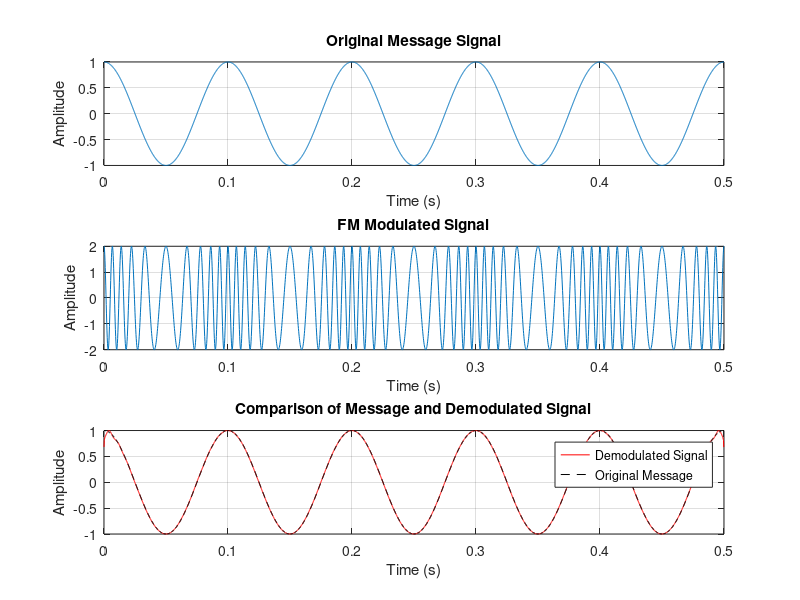

MATLAB code for this plot:
%3. Demodulation of FM signal

Am = 1;  
Ac = 2;
fm = 10;           
fc = 100;          
fs = 5000;         
kf = 50;          
t = 0:1/fs:0.5;  

m = Am * cos(2*pi*fm*t);
delta_f = kf * Am;
beta = delta_f / fm;

fm_signal = Ac * cos(2*pi*fc*t + beta * sin(2*pi*fm*t));
hilbert_signal = hilbert(fm_signal);

inst_phase = unwrap(angle(hilbert_signal));
inst_freq = diff(inst_phase) * fs / (2*pi);
inst_freq = [inst_freq inst_freq(end)]; 

demod_signal = (inst_freq - fc) / kf;
demod_signal = demod_signal / max(abs(demod_signal));

figure;

subplot(3,1,1);
plot(t, m);
title('Original Message Signal');
xlabel('Time (s)');
ylabel('Amplitude');
grid on;

subplot(3,1,2);
plot(t, fm_signal);
title('FM Modulated Signal');
xlabel('Time (s)');
ylabel('Amplitude');
grid on;

subplot(3,1,3);
plot(t, demod_signal,'r');
hold on;
plot(t, m,'--k');
title('Comparison of Message and Demodulated Signal');
xlabel('Time (s)');
ylabel('Amplitude');
legend('Demodulated Signal','Original Message');
grid on;
